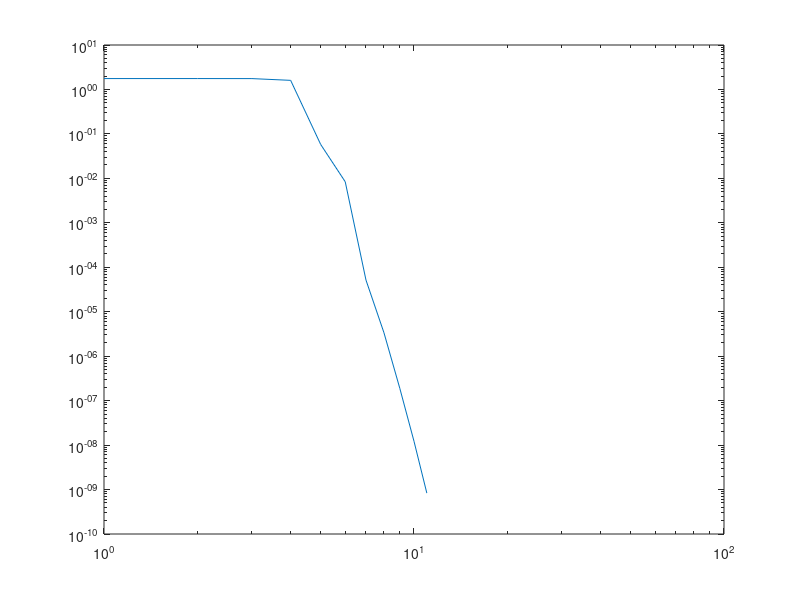

Source code (MATLAB):
%%%%%%%%%%%%%%%%%%%%%%%%%%%
% Fall 2018 Math 8600 w/ Xue
%   Homework 6
%
% Question
%   Problem 11.8
%
% Function Dependencies
%   normalEq.m
%
% Notes
%   None
%
% Author
%   Trevor Squires
%%%%%%%%%%%%%%%%%%%%%%%%%%%

clear
clc
close all;

%% Initialization
f = @(x) exp(3*x).*sin(200.*x.^2)./(1+20.*x.^2);
j = 4:14;
n = 2.^j;
N = length(n);
err = zeros(1,N);
xx = 0:.001:1;
fxx = f(xx);

for i = 1:N
    x = 0:1/n(i):1;
    fx = f(x);
    splinex = spline(x,fx,xx);
    err(i) = max(abs(fxx-splinex));
end

loglog(err)